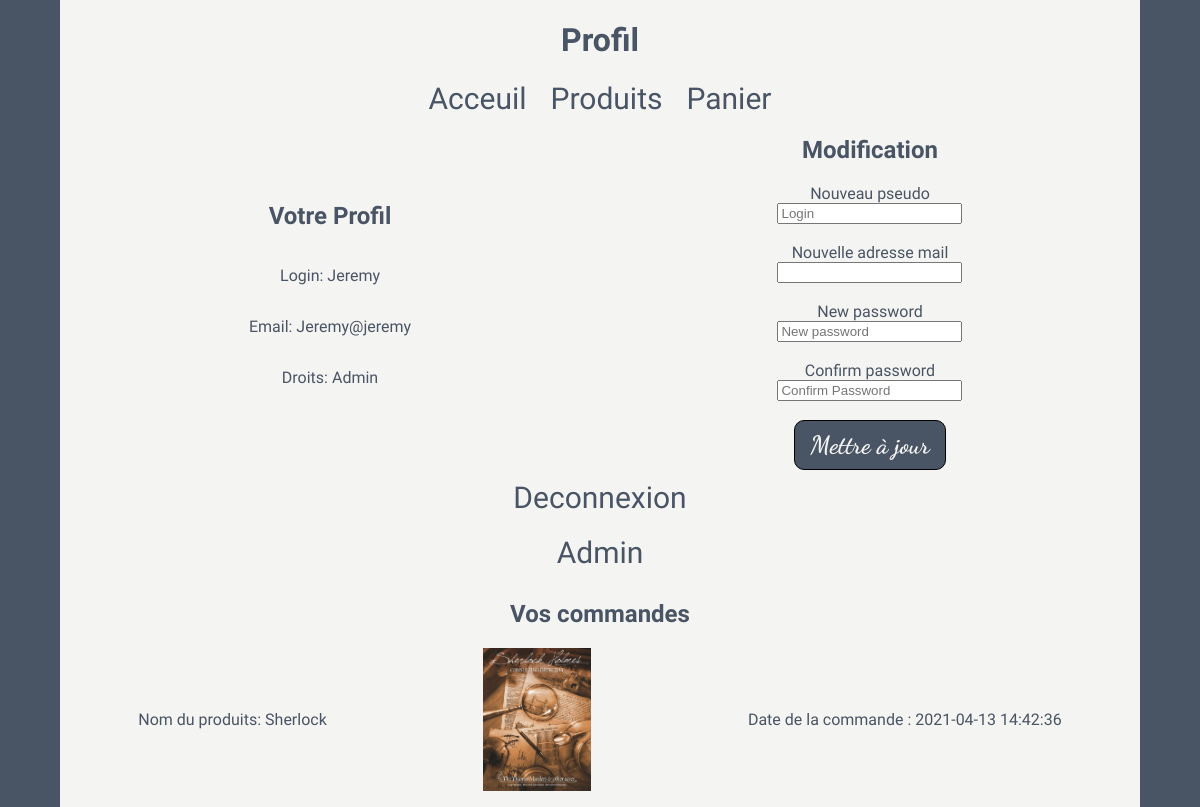
The app's page /pages/profil.php (signed in) with its own data.
### tables this page shows
CREATE TABLE IF NOT EXISTS `facoprod` (
  `id_produits` int NOT NULL,
  `id_commande` int NOT NULL,
  KEY `id_produits` (`id_produits`),
  KEY `id_commande` (`id_commande`)
);

CREATE TABLE IF NOT EXISTS `produits` (
  `id` int NOT NULL AUTO_INCREMENT,
  `nom` varchar(255) NOT NULL,
  `description` longtext NOT NULL,
  `prix` float NOT NULL,
  `stock` int NOT NULL,
  `titleImg` longtext NOT NULL,
  `FullNameImg` longtext NOT NULL,
  `orderImg` int NOT NULL,
  PRIMARY KEY (`id`)
);

CREATE TABLE IF NOT EXISTS `commandes` (
  `id` int NOT NULL AUTO_INCREMENT,
  `date` datetime NOT NULL,
  `id_user` int NOT NULL,
  PRIMARY KEY (`id`),
  KEY `id_user` (`id_user`)
);

### class/classUser.php (called while the page is built, shortened)
<?php
class User
{
    public $db;
    public function __construct()
    {
        $this->db = connect();
    }
public function commandes($id){
    $sql = "SELECT * FROM facoprod INNER JOIN produits p ON id_produits = p.id INNER JOIN commandes c ON id_commande = c.id WHERE c.id_user = :id ORDER BY c.date DESC";
    $requete = $this->db->prepare($sql);
    $requete->bindValue(':id', $id, PDO::PARAM_INT);
    $requete->execute();
    $test = $requete->fetchAll(PDO::FETCH_ASSOC);
}
}
?>

### function/db.php (called while the page is built, shortened)
<?php
function connect(){
    $database = new \PDO('mysql:host=localhost; dbname=boutique; charset=utf8', 'root', '' );
    $database->setAttribute(PDO::ATTR_ERRMODE, PDO::ERRMODE_EXCEPTION);
    $database->setAttribute(PDO::ATTR_DEFAULT_FETCH_MODE, PDO::FETCH_ASSOC);
    return $database;
}
?>

### pages/profil.php (the view, shortened to what this page needs)
<?php
require_once("../function/db.php");
require_once('../class/classUser.php');
?>
<!DOCTYPE html>
<html lang="fr">
<head>
    <link rel="stylesheet" href="../ressources/CSS/Profil.css">
</head>
<body>
    <?php if (isset($_SESSION["user"])): ?>
        <main>
            <h1>Profil</h1>
            <nav>
                <a href="../index.php">Acceuil</a>
                <a href="produits.php">Produits</a>
                <a href="panier.php">Panier</a>
            </nav>
            <div class="First_box">
                <div id="My_profil">
                    <h2>Votre Profil</h2>
                    <p> Login: <?= $_SESSION['user']['login']; ?> </p>
                    <p> Email: <?= $_SESSION['user']['email']; ?> </p>
                    <p> Droits: <?= $_SESSION['user']['id_droits']; ?> </p>
                </div>
                <div id="Form_modif">
                    <h2>Modification</h2>
                    <form action="profil.php" method="POST" id="modif">
                        <label for="newLogin">Nouveau pseudo</label>
                        <input type="text"  name="newlogin" placeholder="Login"> <br>
                        <label for="newmail">Nouvelle adresse mail</label>
                        <input type="email" name="newMail"> <br>
                        <label for="oldPassword">New password</label>
                        <input type="password" name="newpassword" placeholder="New password"> <br>
                        <label for="newPassword">Confirm password</label>
                        <input type="password" name="confpassword" placeholder="Confirm Password"> <br>
                        <button type="submit" name="submit" value="Envoyer">Mettre à jour</button>
                    </form>
                </div>
            </div>
            <a href="deconnexion.php">Deconnexion</a>
            <?php if (isset($_SESSION['id_droits'])) {
                if ($_SESSION['id_droits'] == 1337): ?>
                    <a href="admin.php">Admin</a>
                <?php endif;
            } ?>
            <div id="commandes">
                <h2>Vos commandes</h2>
                <?php
                    $user = new User;
                    $user->commandes($_SESSION['id']);
                    foreach($_SESSION['commandes'] as $row):
                ?>
                <div class="my_commandes">
                    <p> Nom du produits: <?= $row['nom']; ?> </p>
                    <img src="../ressources/img/<?= $row['FullNameImg']; ?>" alt="">
                    <p>Date de la commande : <?= $row['date']; ?></p>
                </div>
                <?php endforeach; ?>
            </div>
        </main>
    <?php endif; ?>
</body>
</html>

### ressources/CSS/Profil.css (style rules this page uses)
body { margin: 0; padding: 0; width: 100vw; background-color: #495464; display: flex; flex-direction: column; justify-content: space-around; align-items: center; overflow-x: hidden; }
@media (min-width: 800px) { main { width: 90vw; display: flex; flex-direction: column; justify-content: space-around; align-items: center; background-color: #F4F4F2; font-family: 'Rhodium Libre'; color: #495464; } }
@media (min-width: 800px) { .First_box { width: 100%; height: 100%; display: flex; flex-direction: row; justify-content: space-around; align-items: center; } }
@media (min-width: 800px) { #My_profil { width: 40%; height: 70%; display: flex; flex-direction: column; justify-content: space-around; align-items: center; } }
@media (min-width: 800px) { #Form_modif { width: 40%; height: 70%; display: flex; flex-direction: column; justify-content: space-around; align-items: center; } }
@media (min-width: 800px) { #modif { width: 70%; height: 100%; display: flex; flex-direction: column; justify-content: space-around; align-items: center; } }
@media (min-width: 800px) { button { width: 50%; height: 50px; border-radius: 10px; border: 1px solid black; background-color: #495464; color: #F4F4F2; font-size: 25px; font-family: 'Dancing script'; font-weight: bold; } }
@media (min-width: 800px) { a { text-decoration: none; color: #495464; font-size: 30px; margin: 10px; padding: 0; } }
@media (min-width: 800px) { #commandes { width: 100%; display: flex; flex-direction: column; justify-content: space-around; align-items: center; } }
@media (min-width: 800px) { .my_commandes { width: 100%; display: flex; flex-direction: row; align-items: center; justify-content: space-around; margin-bottom: 2vh; } }
@media (min-width: 800px) { .my_commandes img { width: 10%; } }

### records on screen
facoprod: id_produits.nom "Sherlock", id_produits.FullNameImg (picture), id_commande.date "2021-04-13 14:42:36"

### other values on screen
$_SESSION['user']['login'] "Jeremy"
$_SESSION['user']['email'] "Jeremy@jeremy"
$_SESSION['user']['id_droits'] "Admin"
